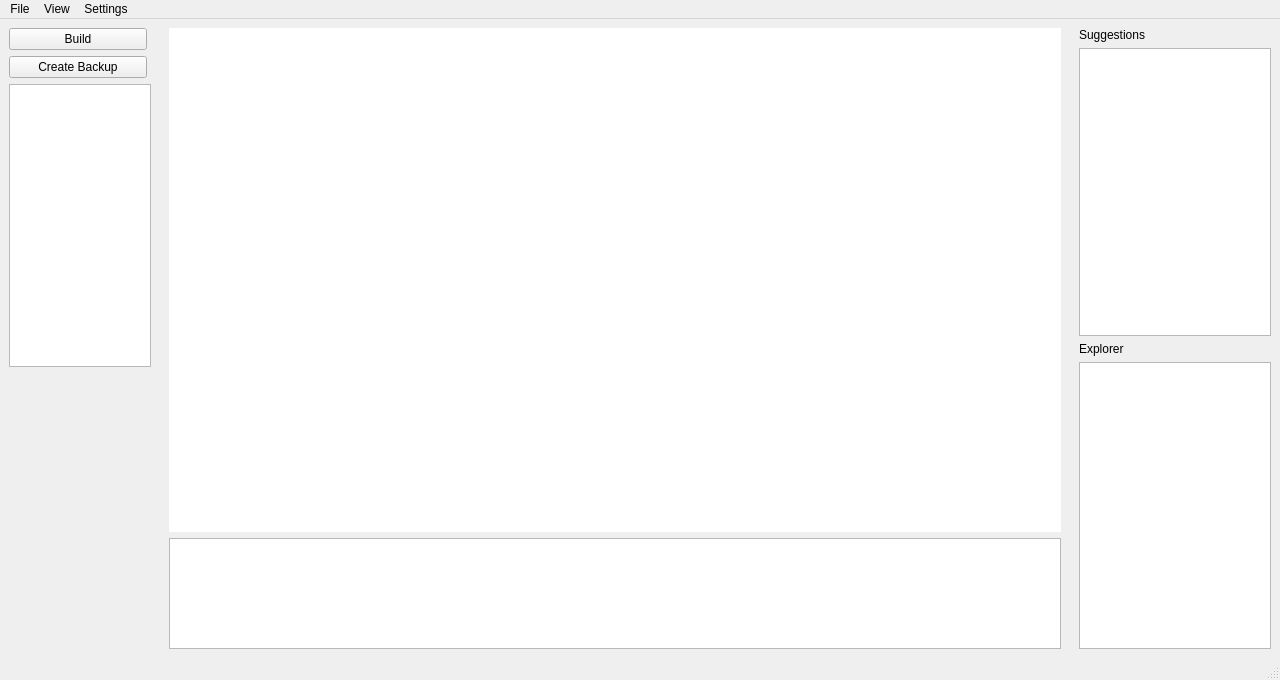
<?xml version="1.0" encoding="UTF-8"?>
<ui version="4.0">
 <class>TorielWindow</class>
 <widget class="QMainWindow" name="TorielWindow">
  <property name="geometry">
   <rect>
    <x>0</x>
    <y>0</y>
    <width>1280</width>
    <height>680</height>
   </rect>
  </property>
  <property name="sizePolicy">
   <sizepolicy hsizetype="Expanding" vsizetype="Expanding">
    <horstretch>0</horstretch>
    <verstretch>0</verstretch>
   </sizepolicy>
  </property>
  <property name="windowTitle">
   <string>Toriel IDE</string>
  </property>
  <widget class="QWidget" name="centralwidget">
   <property name="enabled">
    <bool>true</bool>
   </property>
   <property name="sizePolicy">
    <sizepolicy hsizetype="Expanding" vsizetype="Expanding">
     <horstretch>0</horstretch>
     <verstretch>0</verstretch>
    </sizepolicy>
   </property>
   <property name="minimumSize">
    <size>
     <width>480</width>
     <height>240</height>
    </size>
   </property>
   <property name="layoutDirection">
    <enum>Qt::LayoutDirection::LeftToRight</enum>
   </property>
   <property name="styleSheet">
    <string notr="true"/>
   </property>
   <layout class="QHBoxLayout" name="horizontalLayout_2">
    <property name="spacing">
     <number>0</number>
    </property>
    <property name="leftMargin">
     <number>0</number>
    </property>
    <property name="topMargin">
     <number>0</number>
    </property>
    <property name="rightMargin">
     <number>0</number>
    </property>
    <property name="bottomMargin">
     <number>0</number>
    </property>
    <item>
     <widget class="QFrame" name="Button_Container">
      <property name="enabled">
       <bool>true</bool>
      </property>
      <property name="sizePolicy">
       <sizepolicy hsizetype="Preferred" vsizetype="Preferred">
        <horstretch>0</horstretch>
        <verstretch>0</verstretch>
       </sizepolicy>
      </property>
      <property name="minimumSize">
       <size>
        <width>120</width>
        <height>0</height>
       </size>
      </property>
      <property name="maximumSize">
       <size>
        <width>160</width>
        <height>16777215</height>
       </size>
      </property>
      <layout class="QVBoxLayout" name="verticalLayout_3">
       <item>
        <widget class="QPushButton" name="BuildAndRun">
         <property name="sizePolicy">
          <sizepolicy hsizetype="Fixed" vsizetype="Maximum">
           <horstretch>0</horstretch>
           <verstretch>0</verstretch>
          </sizepolicy>
         </property>
         <property name="minimumSize">
          <size>
           <width>138</width>
           <height>0</height>
          </size>
         </property>
         <property name="maximumSize">
          <size>
           <width>138</width>
           <height>27</height>
          </size>
         </property>
         <property name="sizeIncrement">
          <size>
           <width>0</width>
           <height>0</height>
          </size>
         </property>
         <property name="text">
          <string>Build</string>
         </property>
         <property name="icon">
          <iconset theme="QIcon::ThemeIcon::MediaPlaybackStart"/>
         </property>
         <property name="shortcut">
          <string>Ctrl+R</string>
         </property>
        </widget>
       </item>
       <item>
        <widget class="QPushButton" name="create_backup">
         <property name="sizePolicy">
          <sizepolicy hsizetype="Fixed" vsizetype="Maximum">
           <horstretch>0</horstretch>
           <verstretch>0</verstretch>
          </sizepolicy>
         </property>
         <property name="minimumSize">
          <size>
           <width>138</width>
           <height>0</height>
          </size>
         </property>
         <property name="maximumSize">
          <size>
           <width>138</width>
           <height>27</height>
          </size>
         </property>
         <property name="text">
          <string>Create Backup</string>
         </property>
        </widget>
       </item>
       <item>
        <widget class="QTreeView" name="dir_view">
         <property name="minimumSize">
          <size>
           <width>138</width>
           <height>0</height>
          </size>
         </property>
        </widget>
       </item>
       <item>
        <spacer name="verticalSpacer">
         <property name="orientation">
          <enum>Qt::Orientation::Vertical</enum>
         </property>
         <property name="sizeHint" stdset="0">
          <size>
           <width>20</width>
           <height>40</height>
          </size>
         </property>
        </spacer>
       </item>
      </layout>
     </widget>
    </item>
    <item>
     <widget class="QWidget" name="Editor_Containers" native="true">
      <layout class="QVBoxLayout" name="verticalLayout_5">
       <item>
        <widget class="QPlainTextEdit" name="code_field">
         <property name="sizePolicy">
          <sizepolicy hsizetype="Expanding" vsizetype="Expanding">
           <horstretch>0</horstretch>
           <verstretch>0</verstretch>
          </sizepolicy>
         </property>
         <property name="minimumSize">
          <size>
           <width>0</width>
           <height>0</height>
          </size>
         </property>
         <property name="maximumSize">
          <size>
           <width>16777215</width>
           <height>16777215</height>
          </size>
         </property>
         <property name="styleSheet">
          <string notr="true">QPlainTextEdit {
	border-radius: 0px;
}</string>
         </property>
         <property name="tabStopDistance">
          <double>40.000000000000000</double>
         </property>
        </widget>
       </item>
       <item>
        <widget class="QPlainTextEdit" name="terminal">
         <property name="sizePolicy">
          <sizepolicy hsizetype="Expanding" vsizetype="Fixed">
           <horstretch>0</horstretch>
           <verstretch>0</verstretch>
          </sizepolicy>
         </property>
         <property name="maximumSize">
          <size>
           <width>16777215</width>
           <height>111</height>
          </size>
         </property>
        </widget>
       </item>
      </layout>
     </widget>
    </item>
    <item>
     <widget class="QWidget" name="Extras_Container" native="true">
      <property name="sizePolicy">
       <sizepolicy hsizetype="Fixed" vsizetype="Preferred">
        <horstretch>0</horstretch>
        <verstretch>0</verstretch>
       </sizepolicy>
      </property>
      <property name="maximumSize">
       <size>
        <width>210</width>
        <height>16777215</height>
       </size>
      </property>
      <layout class="QVBoxLayout" name="verticalLayout_4">
       <item>
        <widget class="QLabel" name="label">
         <property name="text">
          <string>Suggestions</string>
         </property>
        </widget>
       </item>
       <item>
        <widget class="QPlainTextEdit" name="suggestions">
         <property name="sizePolicy">
          <sizepolicy hsizetype="Fixed" vsizetype="Expanding">
           <horstretch>0</horstretch>
           <verstretch>0</verstretch>
          </sizepolicy>
         </property>
         <property name="maximumSize">
          <size>
           <width>201</width>
           <height>16777215</height>
          </size>
         </property>
         <property name="cursor" stdset="0">
          <cursorShape>CrossCursor</cursorShape>
         </property>
         <property name="readOnly">
          <bool>true</bool>
         </property>
        </widget>
       </item>
       <item>
        <widget class="QLabel" name="label_2">
         <property name="text">
          <string>Explorer</string>
         </property>
        </widget>
       </item>
       <item>
        <widget class="QPlainTextEdit" name="explorer">
         <property name="sizePolicy">
          <sizepolicy hsizetype="Fixed" vsizetype="Expanding">
           <horstretch>0</horstretch>
           <verstretch>0</verstretch>
          </sizepolicy>
         </property>
         <property name="maximumSize">
          <size>
           <width>201</width>
           <height>16777215</height>
          </size>
         </property>
         <property name="cursor" stdset="0">
          <cursorShape>CrossCursor</cursorShape>
         </property>
         <property name="readOnly">
          <bool>true</bool>
         </property>
        </widget>
       </item>
      </layout>
     </widget>
    </item>
   </layout>
  </widget>
  <widget class="QMenuBar" name="menubar">
   <property name="geometry">
    <rect>
     <x>0</x>
     <y>0</y>
     <width>1280</width>
     <height>25</height>
    </rect>
   </property>
   <property name="layoutDirection">
    <enum>Qt::LayoutDirection::LeftToRight</enum>
   </property>
   <widget class="QMenu" name="menuFile">
    <property name="title">
     <string>File</string>
    </property>
    <property name="icon">
     <iconset theme="QIcon::ThemeIcon::FolderOpen"/>
    </property>
    <addaction name="actionNew_File_Ctrl_N"/>
    <addaction name="actionOpen_File_Ctrl_O"/>
    <addaction name="actionSave_File_Ctrl_S"/>
   </widget>
   <widget class="QMenu" name="menuSettings">
    <property name="title">
     <string>Settings</string>
    </property>
    <property name="icon">
     <iconset theme="QIcon::ThemeIcon::DriveOptical"/>
    </property>
    <addaction name="actionChoose_Theme"/>
    <addaction name="separator"/>
    <addaction name="actionGPC_Docs"/>
    <addaction name="actionToriel_Docs"/>
    <addaction name="separator"/>
    <addaction name="actionRepository"/>
   </widget>
   <widget class="QMenu" name="menuView">
    <property name="title">
     <string>View</string>
    </property>
    <property name="icon">
     <iconset theme="QIcon::ThemeIcon::SystemSearch"/>
    </property>
    <addaction name="actionHide_Buttons"/>
    <addaction name="actionHide_Explorer"/>
    <addaction name="actionHide_Suggestions"/>
    <addaction name="actionHide_Terminal"/>
   </widget>
   <addaction name="menuFile"/>
   <addaction name="menuView"/>
   <addaction name="menuSettings"/>
  </widget>
  <widget class="QStatusBar" name="statusbar"/>
  <action name="actionNew_File_Ctrl_N">
   <property name="text">
    <string>New File...</string>
   </property>
   <property name="shortcut">
    <string>Ctrl+N</string>
   </property>
  </action>
  <action name="actionOpen_File_Ctrl_O">
   <property name="text">
    <string>Open File...</string>
   </property>
   <property name="shortcut">
    <string>Ctrl+O</string>
   </property>
  </action>
  <action name="actionSave_File_Ctrl_S">
   <property name="text">
    <string>Save File</string>
   </property>
   <property name="shortcut">
    <string>Ctrl+S</string>
   </property>
  </action>
  <action name="actionChoose_Theme">
   <property name="text">
    <string>Choose Theme</string>
   </property>
  </action>
  <action name="actionHide_Buttons">
   <property name="checkable">
    <bool>true</bool>
   </property>
   <property name="text">
    <string>Hide Buttons</string>
   </property>
  </action>
  <action name="actionHide_Explorer">
   <property name="checkable">
    <bool>true</bool>
   </property>
   <property name="text">
    <string>Hide Explorer</string>
   </property>
  </action>
  <action name="actionHide_Suggestions">
   <property name="checkable">
    <bool>true</bool>
   </property>
   <property name="text">
    <string>Hide Suggestions</string>
   </property>
  </action>
  <action name="actionHide_Terminal">
   <property name="checkable">
    <bool>true</bool>
   </property>
   <property name="text">
    <string>Hide Terminal</string>
   </property>
  </action>
  <action name="actionGPC_Docs">
   <property name="text">
    <string>GPC Docs</string>
   </property>
  </action>
  <action name="actionToriel_Docs">
   <property name="text">
    <string>Toriel Docs</string>
   </property>
  </action>
  <action name="actionRepository">
   <property name="text">
    <string>Repository</string>
   </property>
  </action>
 </widget>
 <resources/>
 <connections/>
</ui>
